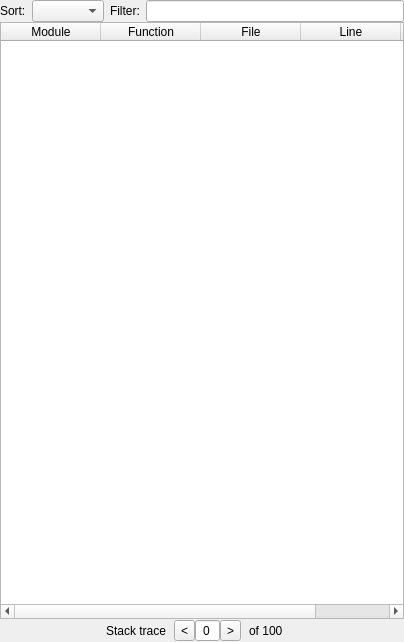
<?xml version="1.0" encoding="UTF-8"?>
<ui version="4.0">
 <class>StackTrace</class>
 <widget class="QWidget" name="StackTrace">
  <property name="geometry">
   <rect>
    <x>0</x>
    <y>0</y>
    <width>404</width>
    <height>642</height>
   </rect>
  </property>
  <property name="windowTitle">
   <string>Form</string>
  </property>
  <layout class="QVBoxLayout" name="verticalLayout">
   <property name="spacing">
    <number>0</number>
   </property>
   <property name="leftMargin">
    <number>0</number>
   </property>
   <property name="topMargin">
    <number>0</number>
   </property>
   <property name="rightMargin">
    <number>0</number>
   </property>
   <property name="bottomMargin">
    <number>0</number>
   </property>
   <item>
    <layout class="QHBoxLayout" name="horizontalLayout_ctrl">
     <property name="spacing">
      <number>6</number>
     </property>
     <item>
      <widget class="QLabel" name="labelSort">
       <property name="text">
        <string>Sort:</string>
       </property>
      </widget>
     </item>
     <item>
      <widget class="QComboBox" name="comboSort"/>
     </item>
     <item>
      <widget class="QLabel" name="labelFilter">
       <property name="text">
        <string>Filter:</string>
       </property>
      </widget>
     </item>
     <item>
      <widget class="QLineEdit" name="lineEditFilter">
       <property name="clearButtonEnabled">
        <bool>true</bool>
       </property>
      </widget>
     </item>
    </layout>
   </item>
   <item>
    <widget class="QTableWidget" name="tableWidget">
     <property name="editTriggers">
      <set>QAbstractItemView::NoEditTriggers</set>
     </property>
     <property name="selectionMode">
      <enum>QAbstractItemView::SingleSelection</enum>
     </property>
     <property name="selectionBehavior">
      <enum>QAbstractItemView::SelectRows</enum>
     </property>
     <property name="horizontalScrollMode">
      <enum>QAbstractItemView::ScrollPerPixel</enum>
     </property>
     <property name="gridStyle">
      <enum>Qt::DotLine</enum>
     </property>
     <attribute name="horizontalHeaderMinimumSectionSize">
      <number>21</number>
     </attribute>
     <attribute name="horizontalHeaderStretchLastSection">
      <bool>true</bool>
     </attribute>
     <attribute name="verticalHeaderVisible">
      <bool>false</bool>
     </attribute>
     <attribute name="verticalHeaderMinimumSectionSize">
      <number>21</number>
     </attribute>
     <attribute name="verticalHeaderDefaultSectionSize">
      <number>21</number>
     </attribute>
     <column>
      <property name="text">
       <string>Module</string>
      </property>
     </column>
     <column>
      <property name="text">
       <string>Function</string>
      </property>
     </column>
     <column>
      <property name="text">
       <string>File</string>
      </property>
     </column>
     <column>
      <property name="text">
       <string>Line</string>
      </property>
     </column>
     <column>
      <property name="text">
       <string>Path</string>
      </property>
     </column>
    </widget>
   </item>
   <item>
    <layout class="QHBoxLayout" name="horizontalLayout_2">
     <property name="spacing">
      <number>8</number>
     </property>
     <item>
      <spacer name="horizontalSpacer">
       <property name="orientation">
        <enum>Qt::Horizontal</enum>
       </property>
       <property name="sizeHint" stdset="0">
        <size>
         <width>40</width>
         <height>20</height>
        </size>
       </property>
      </spacer>
     </item>
     <item>
      <widget class="QLabel" name="label">
       <property name="text">
        <string>Stack trace</string>
       </property>
      </widget>
     </item>
     <item>
      <layout class="QHBoxLayout" name="horizontalLayout">
       <property name="spacing">
        <number>0</number>
       </property>
       <item>
        <widget class="QToolButton" name="button_dec">
         <property name="text">
          <string>&lt;</string>
         </property>
        </widget>
       </item>
       <item>
        <widget class="QSpinBox" name="spinBox">
         <property name="alignment">
          <set>Qt::AlignCenter</set>
         </property>
         <property name="buttonSymbols">
          <enum>QAbstractSpinBox::NoButtons</enum>
         </property>
        </widget>
       </item>
       <item>
        <widget class="QToolButton" name="button_inc">
         <property name="text">
          <string>&gt;</string>
         </property>
        </widget>
       </item>
      </layout>
     </item>
     <item>
      <widget class="QLabel" name="label_total">
       <property name="text">
        <string>of 100</string>
       </property>
      </widget>
     </item>
     <item>
      <widget class="QLabel" name="labelStat">
       <property name="text">
        <string/>
       </property>
       <property name="alignment">
        <set>Qt::AlignRight|Qt::AlignVCenter</set>
       </property>
      </widget>
     </item>
     <item>
      <spacer name="horizontalSpacer_2">
       <property name="orientation">
        <enum>Qt::Horizontal</enum>
       </property>
       <property name="sizeHint" stdset="0">
        <size>
         <width>40</width>
         <height>20</height>
        </size>
       </property>
      </spacer>
     </item>
    </layout>
   </item>
  </layout>
 </widget>
 <resources/>
 <connections>
  <connection>
   <sender>button_inc</sender>
   <signal>clicked()</signal>
   <receiver>StackTrace</receiver>
   <slot>incPressed()</slot>
   <hints>
    <hint type="sourcelabel">
     <x>237</x>
     <y>625</y>
    </hint>
    <hint type="destinationlabel">
     <x>407</x>
     <y>271</y>
    </hint>
   </hints>
  </connection>
  <connection>
   <sender>button_dec</sender>
   <signal>clicked()</signal>
   <receiver>StackTrace</receiver>
   <slot>decPressed()</slot>
   <hints>
    <hint type="sourcelabel">
     <x>180</x>
     <y>627</y>
    </hint>
    <hint type="destinationlabel">
     <x>213</x>
     <y>-17</y>
    </hint>
   </hints>
  </connection>
 </connections>
 <slots>
  <slot>incPressed()</slot>
  <slot>decPressed()</slot>
 </slots>
</ui>
